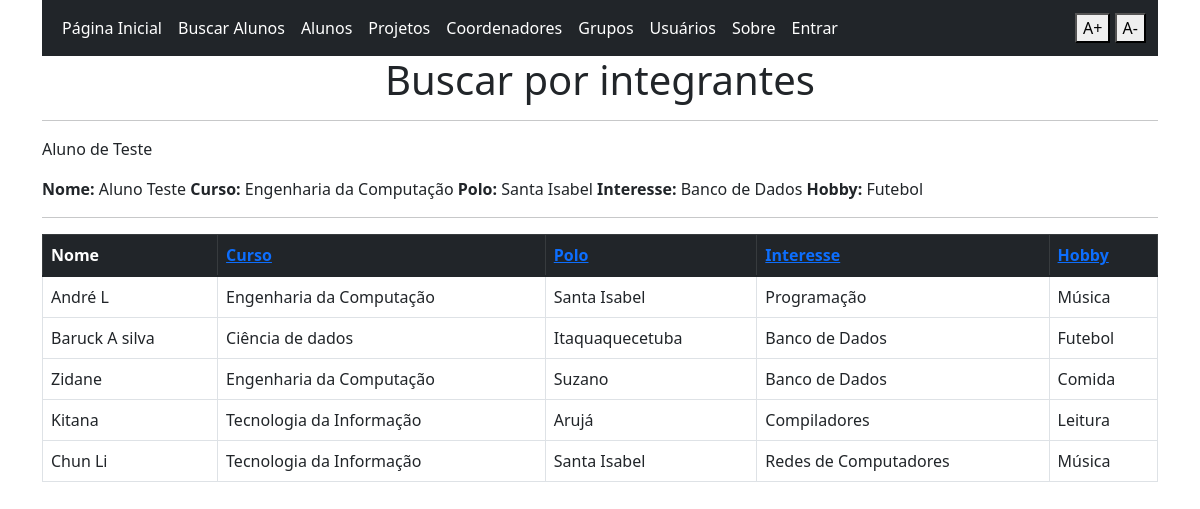
Screenshot of /buscar_alunos with the database file from the repository.
### app.py (models this page shows, shortened)
class alunos(db.Model):
    ra = db.Column(db.Integer, primary_key=True)
    nome = db.Column(db.String(50))
    email = db.Column(db.String(50))
    senha = db.Column(db.String(50))
    curso = db.Column(db.String(50))
    polo = db.Column(db.String(50))
    interesse = db.Column(db.String(50))
    hobby = db.Column(db.String(50))
    telefone = db.Column(db.String(15))
    tipo_usuario = db.Column(db.String(20))
    projeto_id = db.Column(db.Integer, ForeignKey('projetos.id'))
    grupo_id = db.Column(db.Integer, ForeignKey('grupos.id'))

### app.py (the view)
@app.route('/buscar_alunos')
def buscar_alunos():
    aluno_teste = {
        "nome":"Aluno Teste",
        "curso":"Engenharia da Computação",
        "polo":"Santa Isabel",
        "interesse":"Banco de Dados",
        "hobby":"Futebol"
    }
    integrantes = alunos.query.all()
    return render_template('buscar_alunos.html', integrantes=integrantes, aluno_teste=aluno_teste)

### templates/buscar_alunos.html
{% extends 'base.html' %}
{% block conteudo %}
    <h1 align="center">Buscar por integrantes</h1><hr>
    <p>Aluno de Teste</p>
    <strong>Nome:</strong> {{aluno_teste.nome}}
    <strong>Curso:</strong> {{aluno_teste.curso}}
    <strong>Polo:</strong> {{aluno_teste.polo}}
    <strong>Interesse:</strong> {{aluno_teste.interesse}}
    <strong>Hobby:</strong> {{aluno_teste.hobby}}
    <hr>
    <table class="table table-bordered table-hover">
        <thead class="table-dark">
            <th scope="col">Nome</th>
            <th scope="col"><a href="{{url_for('busca_por_curso')}}">Curso</a></th>
            <th scope="col"><a href="{{url_for('busca_por_polo')}}">Polo</a></th>
            <th scope="col"><a href="{{url_for('busca_por_interesse')}}">Interesse</a></th>
            <th scope="col"><a href="{{url_for('busca_por_hobby')}}">Hobby</a></th>
        </thead>
        <tbody>
            {% for aluno in integrantes %}
                <tr>
                    <td>{{aluno.nome}}</td>
                    <td>{{aluno.curso}}</td>
                    <td>{{aluno.polo}}</td>
                    <td>{{aluno.interesse}}</td>
                    <td>{{aluno.hobby}}</td>
                </tr>
            {% endfor %}
        </tbody>
    </table>
{% endblock conteudo %}

### templates/base.html (style rules this page uses)
body { font-size: 16px; }

### rows the page displays
alunos: hobby "Futebol", nome "Baruck A silva", curso "Ciência de dados", polo "Itaquaquecetuba", interesse "Banco de Dados"
alunos: nome "André L", curso "Engenharia da Computação", polo "Santa Isabel", interesse "Programação", hobby "Música"
alunos: nome "Zidane", curso "Engenharia da Computação", polo "Suzano", interesse "Banco de Dados", hobby "Comida"
alunos: nome "Kitana", curso "Tecnologia da Informação", polo "Arujá", interesse "Compiladores", hobby "Leitura"
alunos: nome "Chun Li", curso "Tecnologia da Informação", polo "Santa Isabel", interesse "Redes de Computadores", hobby "Música"

### other values shown
{{ aluno_teste.nome }} "Aluno Teste"
{{ aluno_teste.curso }} "Engenharia da Computação"
{{ aluno_teste.polo }} "Santa Isabel"
{{ aluno_teste.interesse }} "Banco de Dados"
